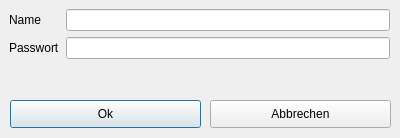
<?xml version="1.0" encoding="UTF-8"?>
<ui version="4.0">
 <class>Dialog</class>
 <widget class="QDialog" name="Dialog">
  <property name="geometry">
   <rect>
    <x>0</x>
    <y>0</y>
    <width>400</width>
    <height>138</height>
   </rect>
  </property>
  <property name="windowTitle">
   <string>Login</string>
  </property>
  <widget class="QWidget" name="formLayoutWidget">
   <property name="geometry">
    <rect>
     <x>9</x>
     <y>9</y>
     <width>381</width>
     <height>81</height>
    </rect>
   </property>
   <layout class="QFormLayout" name="formLayout">
    <item row="2" column="0">
     <widget class="QLabel" name="usernameLabel">
      <property name="text">
       <string>Name</string>
      </property>
     </widget>
    </item>
    <item row="2" column="1">
     <widget class="QLineEdit" name="usernameInput"/>
    </item>
    <item row="3" column="0">
     <widget class="QLabel" name="passwordLabel">
      <property name="text">
       <string>Passwort</string>
      </property>
     </widget>
    </item>
    <item row="3" column="1">
     <widget class="QLineEdit" name="passwordInput"/>
    </item>
   </layout>
  </widget>
  <widget class="QPushButton" name="okButton">
   <property name="geometry">
    <rect>
     <x>10</x>
     <y>100</y>
     <width>191</width>
     <height>28</height>
    </rect>
   </property>
   <property name="text">
    <string>Ok</string>
   </property>
  </widget>
  <widget class="QPushButton" name="cancelButton">
   <property name="geometry">
    <rect>
     <x>210</x>
     <y>100</y>
     <width>181</width>
     <height>28</height>
    </rect>
   </property>
   <property name="text">
    <string>Abbrechen</string>
   </property>
  </widget>
 </widget>
 <resources/>
 <connections/>
</ui>
